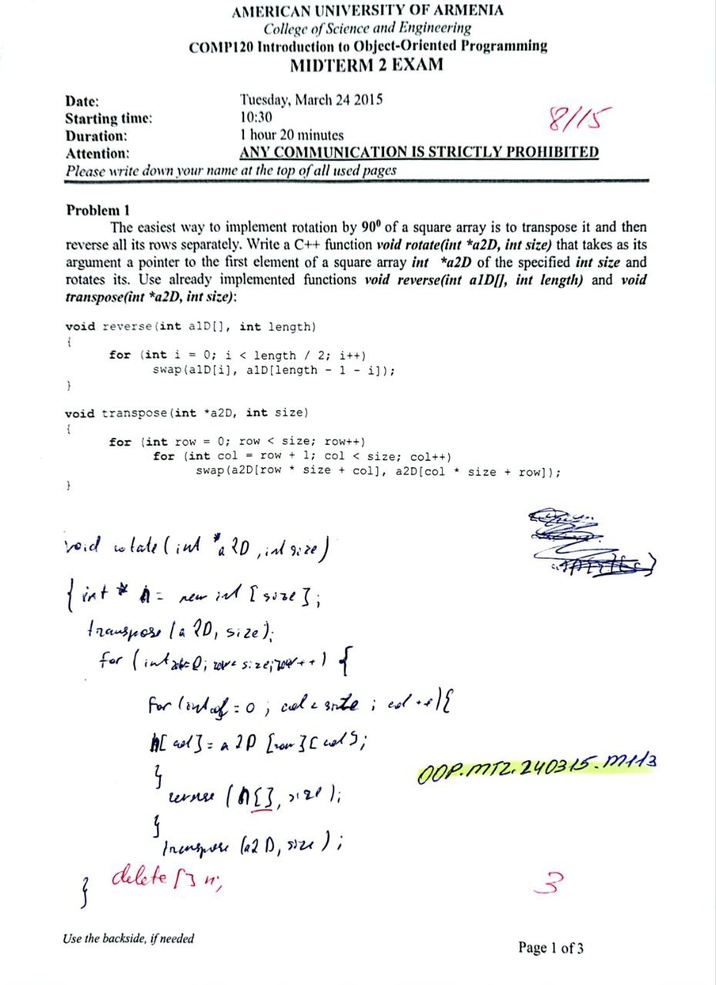
#> input picture MIDTERM/2M113/OOP.MT2.240315.m113.p1 copy.jpg, 716 x 985 px, shrunk from 930 x 1280 before the run
$ python colorRemover.py
#> lines starting #> are read from the running program, lines starting #| are printed output that depends on the picture; after the words box and inside, x2 and y2 are one past the last pixel; in counts of white or black regions, pixels touching at a corner belong together
from PIL import Image, ImageEnhance
import os
import numpy as np

# Get the current script's directory
script_dir = os.path.dirname(os.path.abspath(__file__))

# Relative path to the image file from the script's directory
relative_path = 'MIDTERM/2M113/OOP.MT2.240315.m113.p1 copy.jpg'

# Construct the absolute path by joining the script's directory and the relative path
image_path = os.path.join(script_dir, relative_path)

img = Image.open(image_path)
#> img is the input picture: PIL image 716x985 RGB; mean R, G, B 243.4, 243.9, 243.8

# Display the original image
img.show()

# Convert the image to the HSV color space
img_hsv = img.convert("HSV")
#> img_hsv: PIL image 716x985 HSV; mean H, S, V 29.1, 3.4, 244.4

# Define the range of red hues in HSV
lower_red = np.array([0, 250, 250])
upper_red = np.array([10, 255, 255])

# Create a mask to identify red pixels
mask = Image.eval(img_hsv.split()[0], lambda h: 255 if lower_red[0] < h < upper_red[0] else 0)
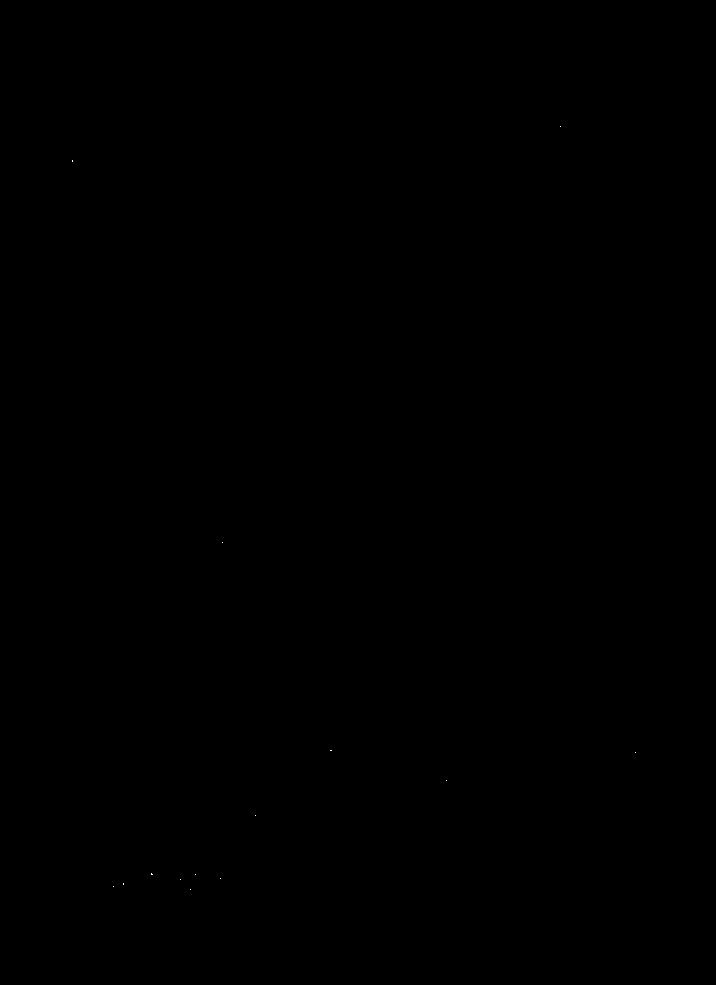
#> mask: PIL image 716x985 L; 0% white in thin lines or dots, all inside (x1, y1, x2, y2) = (72, 126, 636, 890)

# Apply the mask to the original image
img = Image.composite(Image.new("RGB", img.size, (0, 0, 0)), Image.new("RGB", img.size, "white"), mask)

# Modify saturation and value
enhancer = ImageEnhance.Color(img)
img = enhancer.enhance(0)  # Set saturation to -100

enhancer = ImageEnhance.Brightness(img)
img = enhancer.enhance(2.0)  # Set brightness (value) to +100

# Display the modified image
img.show()


# [34 lines of commented-out code are left out]

$ run again, with MIDTERM/2M113/OOP.MT2.240315.m113.p2.jpg copied over MIDTERM/2M113/OOP.MT2.240315.m113.p1 copy.jpg
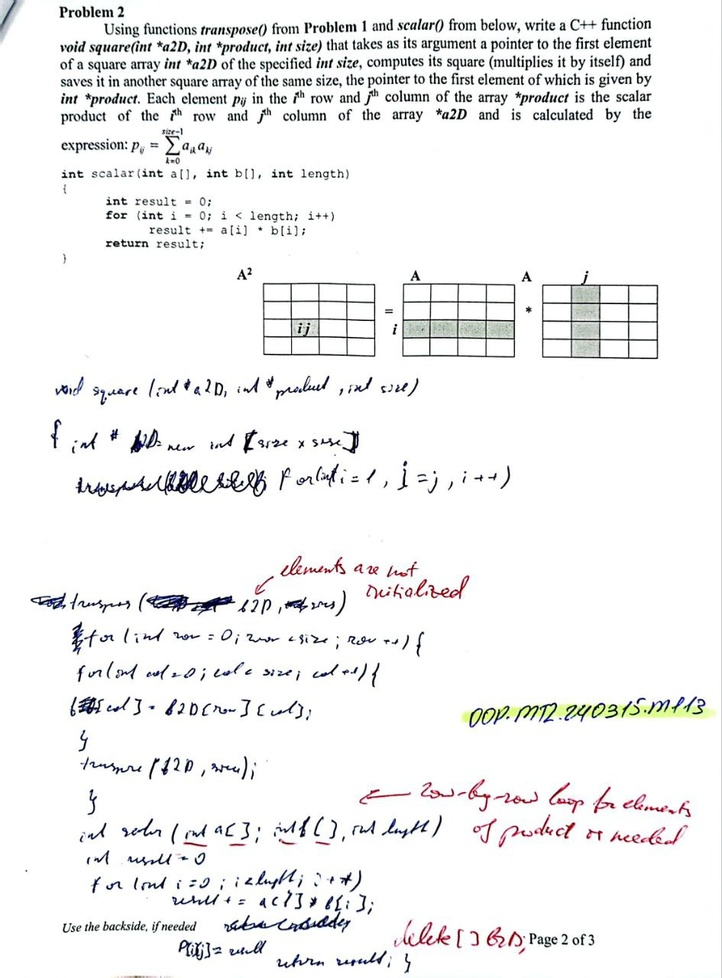
#> input picture MIDTERM/2M113/OOP.MT2.240315.m113.p2.jpg, 722 x 978 px, shrunk from 945 x 1280 before the run
#> img is the input picture: PIL image 722x978 RGB; mean R, G, B 242.1, 242.1, 242.2
#> img_hsv: PIL image 722x978 HSV; mean H, S, V 36.5, 4.5, 243.2
#> `mask = Image.eval(img_hsv.split()[0], lambda h: 255 if lower_red[0] < ..`:
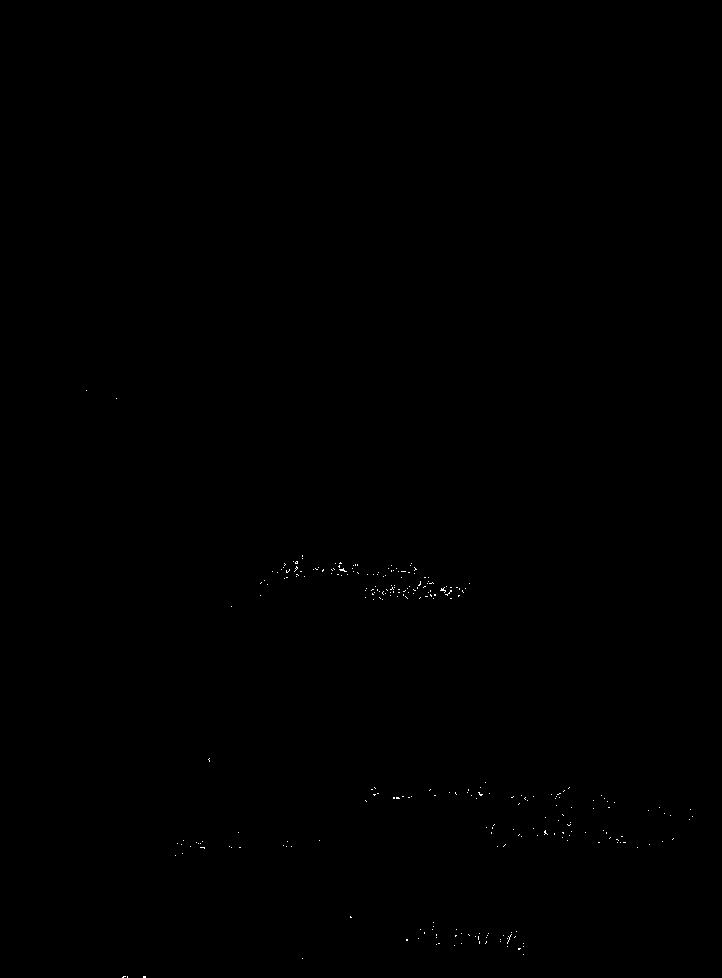
#> mask: PIL image 722x978 L; 0.08% white in thin lines or dots, all inside (x1, y1, x2, y2) = (86, 390, 693, 978)
